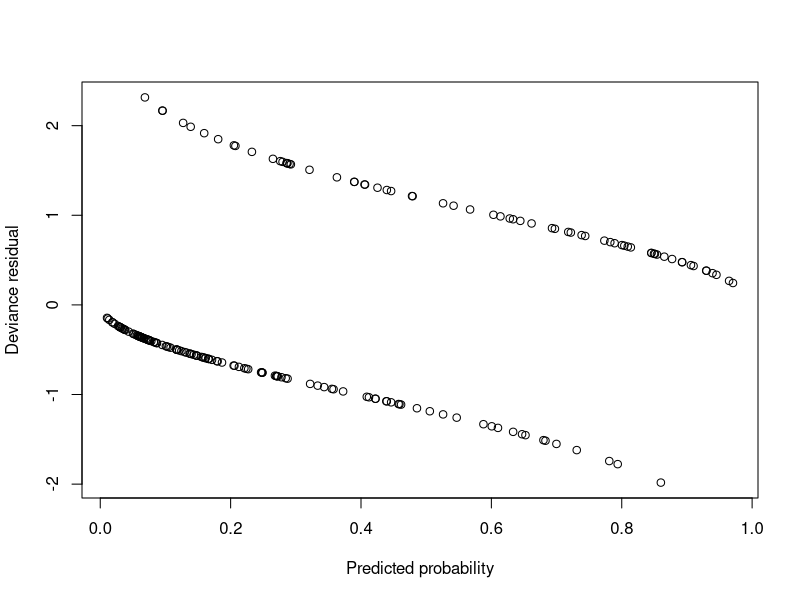
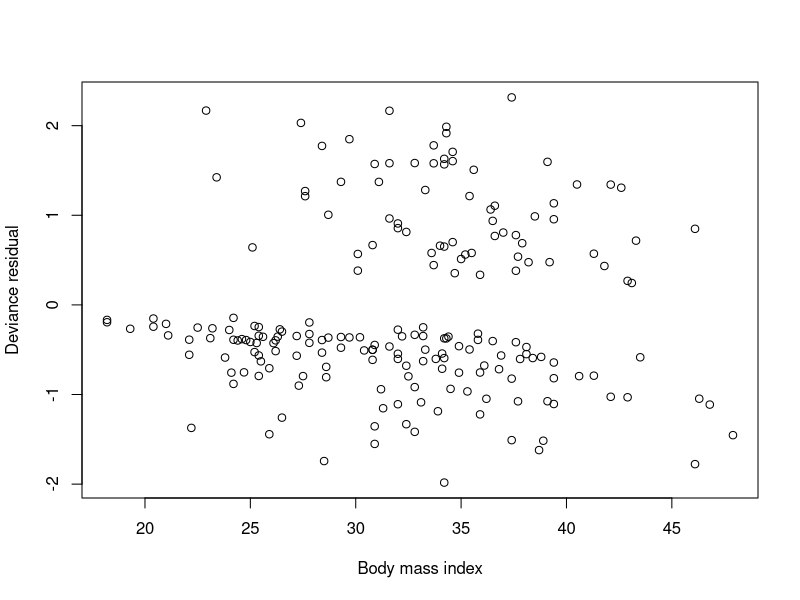

These figures' R source, in order:
## ---- chunk 1
knitr::opts_chunk$set(echo = TRUE)
## ---- chunk 2
library(MASS)
fit <- glm(type ~ npreg + glu + bp + skin + bmi + ped + age, 
           data=Pima.tr, family=binomial(link="logit"))
summary(fit)
## ---- chunk 3
plot(predict(fit, type="response"),
     residuals(fit),
     xlab="Predicted probability",
     ylab="Deviance residual")
## ---- chunk 4
plot(Pima.tr$bmi,
     residuals(fit),
     xlab="Body mass index",
     ylab="Deviance residual")
## ---- chunk 5
reduced.fit <- glm(type ~ npreg + glu + bmi + ped + age, 
                   data=Pima.tr, family=binomial(link="logit"))

anova(fit, reduced.fit)
## ---- chunk 6
AIC(fit)
AIC(reduced.fit)
## ---- chunk 7
test_predictions <- ifelse(predict(fit, Pima.te, type="response") >= 0.5,
                           1, 0)

mean(test_predictions == ifelse(Pima.te$type == "Yes", 1, 0))
## ---- chunk 8
table(Pima.te$type)
